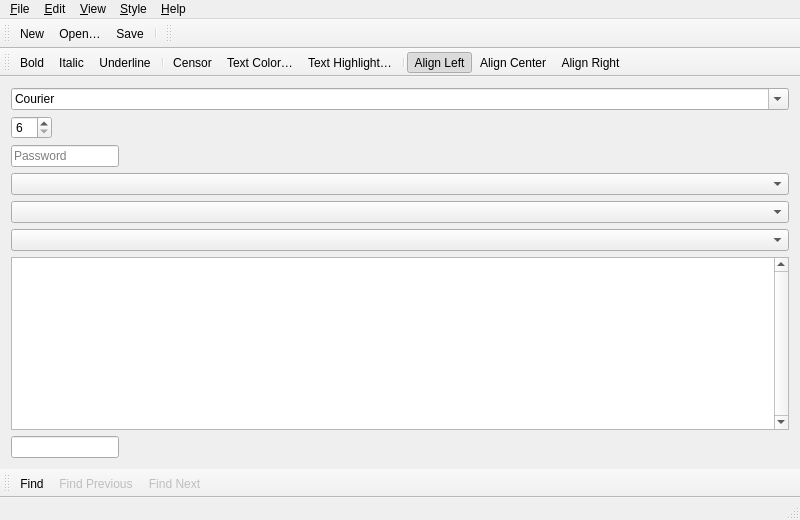
<?xml version="1.0" encoding="UTF-8"?>
<ui version="4.0">
 <class>MainWindow</class>
 <widget class="QMainWindow" name="MainWindow">
  <property name="geometry">
   <rect>
    <x>0</x>
    <y>0</y>
    <width>800</width>
    <height>520</height>
   </rect>
  </property>
  <property name="windowIcon">
   <iconset theme="accessories-text-editor">
    <normaloff>.</normaloff>.</iconset>
  </property>
  <widget class="QWidget" name="centralWidget">
   <layout class="QVBoxLayout" name="verticalLayout">
    <item>
     <widget class="QFontComboBox" name="fontComboBox">
      <property name="fontFilters">
       <set>QFontComboBox::MonospacedFonts</set>
      </property>
     </widget>
    </item>
    <item>
     <widget class="QSpinBox" name="fontSpinBox">
      <property name="sizePolicy">
       <sizepolicy hsizetype="Fixed" vsizetype="Fixed">
        <horstretch>0</horstretch>
        <verstretch>0</verstretch>
       </sizepolicy>
      </property>
      <property name="minimum">
       <number>6</number>
      </property>
      <property name="maximum">
       <number>72</number>
      </property>
     </widget>
    </item>
    <item>
     <widget class="QLineEdit" name="passwordLineEdit">
      <property name="sizePolicy">
       <sizepolicy hsizetype="Fixed" vsizetype="Fixed">
        <horstretch>0</horstretch>
        <verstretch>0</verstretch>
       </sizepolicy>
      </property>
      <property name="echoMode">
       <enum>QLineEdit::Password</enum>
      </property>
      <property name="placeholderText">
       <string>Password</string>
      </property>
      <property name="clearButtonEnabled">
       <bool>true</bool>
      </property>
     </widget>
    </item>
    <item>
     <widget class="QComboBox" name="digestComboBox"/>
    </item>
    <item>
     <widget class="QComboBox" name="cipherComboBox"/>
    </item>
    <item>
     <widget class="QComboBox" name="methodComboBox"/>
    </item>
    <item>
     <widget class="QTextEdit" name="textEdit">
      <property name="verticalScrollBarPolicy">
       <enum>Qt::ScrollBarAlwaysOn</enum>
      </property>
     </widget>
    </item>
    <item>
     <widget class="QLineEdit" name="findLineEdit">
      <property name="sizePolicy">
       <sizepolicy hsizetype="Fixed" vsizetype="Fixed">
        <horstretch>0</horstretch>
        <verstretch>0</verstretch>
       </sizepolicy>
      </property>
      <property name="clearButtonEnabled">
       <bool>true</bool>
      </property>
     </widget>
    </item>
   </layout>
  </widget>
  <widget class="QMenuBar" name="menuBar">
   <property name="geometry">
    <rect>
     <x>0</x>
     <y>0</y>
     <width>800</width>
     <height>30</height>
    </rect>
   </property>
   <widget class="QMenu" name="menuFile">
    <property name="title">
     <string>&amp;File</string>
    </property>
    <widget class="QMenu" name="menuOpen_Recent">
     <property name="title">
      <string>O&amp;pen Recent</string>
     </property>
     <property name="icon">
      <iconset theme="document-open-recent">
       <normaloff>.</normaloff>.</iconset>
     </property>
     <addaction name="separator"/>
     <addaction name="actionClear_List"/>
    </widget>
    <addaction name="actionNew"/>
    <addaction name="separator"/>
    <addaction name="actionOpen"/>
    <addaction name="menuOpen_Recent"/>
    <addaction name="separator"/>
    <addaction name="actionSave"/>
    <addaction name="actionSave_As"/>
    <addaction name="separator"/>
    <addaction name="actionReload"/>
    <addaction name="actionQuit"/>
   </widget>
   <widget class="QMenu" name="menuEdit">
    <property name="title">
     <string>&amp;Edit</string>
    </property>
    <addaction name="separator"/>
    <addaction name="actionFind"/>
    <addaction name="actionFind_Next"/>
    <addaction name="actionFind_Previous"/>
    <addaction name="separator"/>
    <addaction name="actionOverwrite_Mode"/>
   </widget>
   <widget class="QMenu" name="menuHelp">
    <property name="title">
     <string>&amp;Help</string>
    </property>
    <addaction name="actionSwitch_Application_Language"/>
    <addaction name="separator"/>
    <addaction name="actionAbout_Qt"/>
    <addaction name="actionAbout"/>
   </widget>
   <widget class="QMenu" name="menuFormat">
    <property name="title">
     <string>&amp;Style</string>
    </property>
    <addaction name="actionBold"/>
    <addaction name="actionItalic"/>
    <addaction name="actionUnderline"/>
    <addaction name="separator"/>
    <addaction name="actionCensor"/>
    <addaction name="actionText_Color"/>
    <addaction name="actionText_Highlight"/>
    <addaction name="separator"/>
    <addaction name="actionAlign_Left"/>
    <addaction name="actionAlign_Center"/>
    <addaction name="actionAlign_Right"/>
   </widget>
   <widget class="QMenu" name="menuView">
    <property name="title">
     <string>&amp;View</string>
    </property>
    <addaction name="actionEnlarge_Font"/>
    <addaction name="actionShrink_Font"/>
    <addaction name="separator"/>
    <addaction name="actionWord_Wrap"/>
    <addaction name="actionRead_Only_Mode"/>
    <addaction name="separator"/>
    <addaction name="actionMain_Toolbar"/>
    <addaction name="actionEncryption_Toolbar"/>
    <addaction name="actionFormatting_Toolbar"/>
   </widget>
   <addaction name="menuFile"/>
   <addaction name="menuEdit"/>
   <addaction name="menuView"/>
   <addaction name="menuFormat"/>
   <addaction name="menuHelp"/>
  </widget>
  <widget class="QToolBar" name="mainToolBar">
   <attribute name="toolBarArea">
    <enum>TopToolBarArea</enum>
   </attribute>
   <attribute name="toolBarBreak">
    <bool>false</bool>
   </attribute>
   <addaction name="actionNew"/>
   <addaction name="actionOpen"/>
   <addaction name="actionSave"/>
   <addaction name="separator"/>
  </widget>
  <widget class="QToolBar" name="crypToolBar">
   <property name="windowTitle">
    <string>toolBar</string>
   </property>
   <attribute name="toolBarArea">
    <enum>TopToolBarArea</enum>
   </attribute>
   <attribute name="toolBarBreak">
    <bool>false</bool>
   </attribute>
  </widget>
  <widget class="QToolBar" name="formatToolBar">
   <property name="windowTitle">
    <string>toolBar</string>
   </property>
   <attribute name="toolBarArea">
    <enum>TopToolBarArea</enum>
   </attribute>
   <attribute name="toolBarBreak">
    <bool>true</bool>
   </attribute>
   <addaction name="actionBold"/>
   <addaction name="actionItalic"/>
   <addaction name="actionUnderline"/>
   <addaction name="separator"/>
   <addaction name="actionCensor"/>
   <addaction name="actionText_Color"/>
   <addaction name="actionText_Highlight"/>
   <addaction name="separator"/>
   <addaction name="actionAlign_Left"/>
   <addaction name="actionAlign_Center"/>
   <addaction name="actionAlign_Right"/>
  </widget>
  <widget class="QToolBar" name="searchToolBar">
   <property name="windowTitle">
    <string>toolBar</string>
   </property>
   <property name="toolButtonStyle">
    <enum>Qt::ToolButtonTextBesideIcon</enum>
   </property>
   <attribute name="toolBarArea">
    <enum>BottomToolBarArea</enum>
   </attribute>
   <attribute name="toolBarBreak">
    <bool>false</bool>
   </attribute>
   <addaction name="actionFind"/>
   <addaction name="actionFind_Previous"/>
   <addaction name="actionFind_Next"/>
  </widget>
  <widget class="QStatusBar" name="statusBar"/>
  <action name="actionNew">
   <property name="icon">
    <iconset theme="document-new">
     <normaloff>.</normaloff>.</iconset>
   </property>
   <property name="text">
    <string>&amp;New</string>
   </property>
   <property name="shortcut">
    <string>Ctrl+N</string>
   </property>
  </action>
  <action name="actionOpen">
   <property name="icon">
    <iconset theme="document-open">
     <normaloff>.</normaloff>.</iconset>
   </property>
   <property name="text">
    <string>&amp;Open…</string>
   </property>
   <property name="shortcut">
    <string>Ctrl+O</string>
   </property>
  </action>
  <action name="actionSave">
   <property name="icon">
    <iconset theme="document-save">
     <normaloff>.</normaloff>.</iconset>
   </property>
   <property name="text">
    <string>&amp;Save</string>
   </property>
   <property name="shortcut">
    <string>Ctrl+S</string>
   </property>
  </action>
  <action name="actionQuit">
   <property name="icon">
    <iconset theme="application-exit">
     <normaloff>.</normaloff>.</iconset>
   </property>
   <property name="text">
    <string>&amp;Quit</string>
   </property>
   <property name="shortcut">
    <string>Ctrl+Q</string>
   </property>
  </action>
  <action name="actionBold">
   <property name="checkable">
    <bool>true</bool>
   </property>
   <property name="icon">
    <iconset theme="format-text-bold">
     <normaloff>.</normaloff>.</iconset>
   </property>
   <property name="text">
    <string>&amp;Bold</string>
   </property>
   <property name="shortcut">
    <string>Ctrl+B</string>
   </property>
  </action>
  <action name="actionItalic">
   <property name="checkable">
    <bool>true</bool>
   </property>
   <property name="icon">
    <iconset theme="format-text-italic">
     <normaloff>.</normaloff>.</iconset>
   </property>
   <property name="text">
    <string>&amp;Italic</string>
   </property>
   <property name="shortcut">
    <string>Ctrl+I</string>
   </property>
  </action>
  <action name="actionUnderline">
   <property name="checkable">
    <bool>true</bool>
   </property>
   <property name="icon">
    <iconset theme="format-text-underline">
     <normaloff>.</normaloff>.</iconset>
   </property>
   <property name="text">
    <string>&amp;Underline</string>
   </property>
   <property name="shortcut">
    <string>Ctrl+U</string>
   </property>
  </action>
  <action name="actionAbout_Qt">
   <property name="text">
    <string>About &amp;Qt</string>
   </property>
  </action>
  <action name="actionFind">
   <property name="checkable">
    <bool>true</bool>
   </property>
   <property name="icon">
    <iconset theme="edit-find">
     <normaloff>.</normaloff>.</iconset>
   </property>
   <property name="text">
    <string>&amp;Find</string>
   </property>
   <property name="shortcut">
    <string>Ctrl+F</string>
   </property>
  </action>
  <action name="actionSave_As">
   <property name="icon">
    <iconset theme="document-save-as">
     <normaloff>.</normaloff>.</iconset>
   </property>
   <property name="text">
    <string>Save &amp;As…</string>
   </property>
  </action>
  <action name="actionEnlarge_Font">
   <property name="icon">
    <iconset theme="zoom-in">
     <normaloff>.</normaloff>.</iconset>
   </property>
   <property name="text">
    <string>&amp;Enlarge Font</string>
   </property>
   <property name="shortcut">
    <string>Ctrl++</string>
   </property>
  </action>
  <action name="actionShrink_Font">
   <property name="icon">
    <iconset theme="zoom-out">
     <normaloff>.</normaloff>.</iconset>
   </property>
   <property name="text">
    <string>&amp;Shrink Font</string>
   </property>
   <property name="shortcut">
    <string>Ctrl+-</string>
   </property>
  </action>
  <action name="actionWord_Wrap">
   <property name="checkable">
    <bool>true</bool>
   </property>
   <property name="checked">
    <bool>true</bool>
   </property>
   <property name="text">
    <string>&amp;Word Wrap</string>
   </property>
   <property name="shortcut">
    <string>F10</string>
   </property>
  </action>
  <action name="actionRead_Only_Mode">
   <property name="checkable">
    <bool>true</bool>
   </property>
   <property name="text">
    <string>&amp;Read Only Mode</string>
   </property>
  </action>
  <action name="actionOverwrite_Mode">
   <property name="checkable">
    <bool>true</bool>
   </property>
   <property name="text">
    <string>&amp;Overwrite Mode</string>
   </property>
   <property name="shortcut">
    <string>Ins</string>
   </property>
  </action>
  <action name="actionAbout">
   <property name="icon">
    <iconset theme="help-about">
     <normaloff>.</normaloff>.</iconset>
   </property>
   <property name="text">
    <string>&amp;About Qrypted</string>
   </property>
  </action>
  <action name="actionFind_Next">
   <property name="enabled">
    <bool>false</bool>
   </property>
   <property name="icon">
    <iconset theme="go-next">
     <normaloff>.</normaloff>.</iconset>
   </property>
   <property name="text">
    <string>Find &amp;Next</string>
   </property>
   <property name="shortcut">
    <string>F3</string>
   </property>
  </action>
  <action name="actionFind_Previous">
   <property name="enabled">
    <bool>false</bool>
   </property>
   <property name="icon">
    <iconset theme="go-previous">
     <normaloff>.</normaloff>.</iconset>
   </property>
   <property name="text">
    <string>F&amp;ind Previous</string>
   </property>
   <property name="shortcut">
    <string>Shift+F3</string>
   </property>
  </action>
  <action name="actionMain_Toolbar">
   <property name="checkable">
    <bool>true</bool>
   </property>
   <property name="checked">
    <bool>true</bool>
   </property>
   <property name="text">
    <string>&amp;Main Toolbar</string>
   </property>
  </action>
  <action name="actionFormatting_Toolbar">
   <property name="checkable">
    <bool>true</bool>
   </property>
   <property name="checked">
    <bool>true</bool>
   </property>
   <property name="text">
    <string>&amp;Style Toolbar</string>
   </property>
  </action>
  <action name="actionText_Color">
   <property name="text">
    <string>&amp;Text Color…</string>
   </property>
  </action>
  <action name="actionText_Highlight">
   <property name="text">
    <string>Text &amp;Highlight…</string>
   </property>
  </action>
  <action name="actionAlign_Left">
   <property name="checkable">
    <bool>true</bool>
   </property>
   <property name="checked">
    <bool>true</bool>
   </property>
   <property name="icon">
    <iconset theme="format-justify-left">
     <normaloff>.</normaloff>.</iconset>
   </property>
   <property name="text">
    <string>Align &amp;Left</string>
   </property>
  </action>
  <action name="actionAlign_Center">
   <property name="checkable">
    <bool>true</bool>
   </property>
   <property name="icon">
    <iconset theme="format-justify-center">
     <normaloff>.</normaloff>.</iconset>
   </property>
   <property name="text">
    <string>Align &amp;Center</string>
   </property>
  </action>
  <action name="actionAlign_Right">
   <property name="checkable">
    <bool>true</bool>
   </property>
   <property name="icon">
    <iconset theme="format-justify-right">
     <normaloff>.</normaloff>.</iconset>
   </property>
   <property name="text">
    <string>Align &amp;Right</string>
   </property>
  </action>
  <action name="actionCensor">
   <property name="checkable">
    <bool>true</bool>
   </property>
   <property name="icon">
    <iconset theme="format-text-strikethrough">
     <normaloff>.</normaloff>.</iconset>
   </property>
   <property name="text">
    <string>C&amp;ensor</string>
   </property>
   <property name="shortcut">
    <string>Ctrl+E</string>
   </property>
  </action>
  <action name="actionReload">
   <property name="icon">
    <iconset theme="view-refresh">
     <normaloff>.</normaloff>.</iconset>
   </property>
   <property name="text">
    <string>&amp;Reload</string>
   </property>
   <property name="shortcut">
    <string>F5</string>
   </property>
  </action>
  <action name="actionEncryption_Toolbar">
   <property name="checkable">
    <bool>true</bool>
   </property>
   <property name="checked">
    <bool>true</bool>
   </property>
   <property name="text">
    <string>E&amp;ncryption Toolbar</string>
   </property>
  </action>
  <action name="actionClear_List">
   <property name="text">
    <string>Clear &amp;List</string>
   </property>
  </action>
  <action name="actionSwitch_Application_Language">
   <property name="icon">
    <iconset theme="preferences-desktop-locale">
     <normaloff>.</normaloff>.</iconset>
   </property>
   <property name="text">
    <string>Switch Application &amp;Language…</string>
   </property>
  </action>
 </widget>
 <layoutdefault spacing="6" margin="11"/>
 <resources/>
 <connections/>
</ui>
